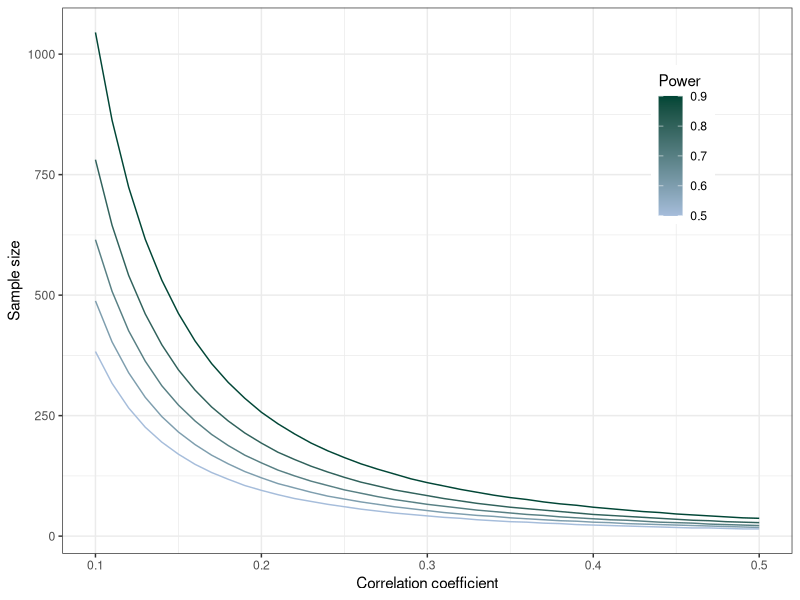

Write the R code that produced this figure.
# Power analysis in R
# Created by Jeremy Yoder
# 2024.10.23

# clear the environment and load the tidyverse
rm(list=ls())
library("tidyverse")

# Power refers to the probability that a particular statistical test will find
# a significant TRUE effect. It depends on the size of the effect you expect to
# find, the variation around the effect, AND the size of the sample you use to 
# test for the effect. 

# Imagine you're doing a one-sample t-test. This tests the hypothesis that your
# sample mean differs from some a priori value, often just zero. The null 
# distribution for the test defines a minimum value of the t-statistic (your 
# sample mean divided by the standard error) at which there is a probability 
# less than alpha (usually less than 0.05) that you could obtain a given t-
# statistic from a population with a true mean equal to zero. That minimum value
# is your critical t-statistic. 

# Because the real world is variable, a sample drawn from a population with a 
# true difference from your null may, by chance, still have a t-statistic that 
# falls below the critical t-statistic, if the variation around your observed 
# t-statistic is wide enough. That variation is a function of your confidence
# interval, such that a bigger sample size, which means a smaller CI, will reduce
# the probability that you could get an observed t-statistic below the critical
# value from a sample that really does differ from the null.

# Power analysis attempts to evaluate these factors, which all depend on (1) the
# statistical test you're planning to use, (2) the effect size you expect to see,
# and (3) the sample size, and therefore the CI around the expected effect size.
# In practice, you can use power analysis to determine whether your experimental
# plan will give you a big enough sample size to detect the effect you expect.
# If it won't, you can (hopefully) plan to increase sample size, or otherwise
# re-design your experiment, until you do have sufficient power.

# We'll use functions found in the `pwr` package, which provides options for a 
# number of GLM-type tests.
library("pwr")

# Consider a two-sample t-test. Let's say you want to test the effectiveness of
# a herbicide in keeping broadleaf weeds from establishing in campus lawns. You
# lay out 0.5-meter^2 survey quadrats across the library quad, and apply 
# herbicide to half of them. A month later you survey the percent cover of weeds
# in each quadrat, and compare weed cover in the treated quadrats to the 
# untreated ones. 

# You know, before starting, that the lawn has an average of 20% weed cover, and
# you hypothesize that the herbicide will bring this down to 5%. You find that 
# variation among quadrats on untreated lawn means the standard deviation of 
# weed cover is 2.5%. In this context, your effect size is (5-20)/(2.5) = -6.
# How many quadrats would you have to survey to be sure to detect an effect that
# big? Is five of each treatment (herbicide or control) enough?

pwr.t.test(n=5, d=-6, sig.level=0.05, type="two.sample")

# According to this, yes! You'd have power = 1, or 100% probability of detecting
# that effect with 5 quadrats in each treatment. What if the effect were smaller?
# Let's say the herbicide only cuts weed cover to 10%. That would be an
# effect of (10-20)/2.5 = -4:

pwr.t.test(n=5, d=-4, sig.level=0.05, type="two.sample")

# You've still got very good power, but not as much. What if the herbicide only
# cuts weed cover to 15%?

pwr.t.test(n=5, d=-2, sig.level=0.05, type="two.sample")

# Now power is reduced to 0.79 --- you have a more than 20% chance of failing to
# find a real effect this small, in a sample of 5 quadrats in each treatment.
# But you might be able to add quadrats! Try boosting the sample size:

pwr.t.test(n=10, d=-2, sig.level=0.05, type="two.sample")

# Doubling the sample size increases your power to find a smaller effect.

# The functions in `pwr` also let you determine other variables in the set
# of sample size, effect size, significance level, and power. If we run the
# `pwr.t.test()` function as we have above, but leave out effect --- and instead
# set power = 0.95, meaning we would reliably identify a true effect 95% of the
# time --- we can get the MINIMUM effect we'd be able to detect with that power
# or better for a given sample size and significance level:

pwr.t.test(n=5, sig.level=0.05, power=0.95, type="two.sample")

# The `pwr` package offers similar functions for a number of other common tests.
# These have their own effect sizes, however, which can be complicated. For 
# instance, a one-way ANOVA with fully balanced sampling (equal n per group) has
# an effect modeled as f, roughly equal to the square root of the sum of squares,
# which incorporates variation across the full dataset and within groups defined
# by the single predictor factor.

# An f-value of 0.25 is considered a "medium" effect, and here's how it plays
# out in the one-way ANOVA power test for a TOTAL sample of 20 observations in
# 4 treatment groups:

pwr.anova.test(k=4, n=20, f=0.25, sig.level=0.05)

# We only have 42% probability of correctly identifying a true "medium" effect!
# How big would the sample size need to be to boost power to 0.95 for an effect
# of this size? Use the `pwr.anova.test()` function to calculate it:

# YOUR CODE HERE

# The base-R package `stats` has an alternative anova power test, that takes
# number of groups, n per group, and between- and within-group variance, rather
# than a formal effect size. 

power.anova.test(groups=4, n=5, between.var=25, within.var=100, sig.level=0.05)

# The `pwr` package also has a function for power in correlation tests --- and, 
# conveniently, it uses the correlation coefficient itself, r, 
# as the effect size:

pwr.r.test(10, r=0.1, sig.level=0.05, alternative="two.sided")

# We have VERY low power to find a correlation of 0.1 with only 10 observations.
# What sample size would we need for 95% power? Use the `pwr.r.test()` function
# to find it:

# YOUR CODE HERE

# Rather than plugging in individual sets of options and getting back one value,
# we can also use these functions to compare how power changes with sample or
# effect size. Let's try that out with some R code, to look at power to detect
# correlations, again:

# First, define a range of correlations we expect to see:
rs <- seq(0.1, 0.5, by=0.01)

# And the range of power that interests us:
powers <- seq(0.5, 0.9, by=0.1)

# We can set up a data frame with each combination of r and power this way:
CorPower <- expand.grid(r=rs, power=powers) 
glimpse(CorPower)

# We'll assume we use alpha=0.05 in all tests, and then we can calculate the
# sample size we'd need to detect each correlation value with a given power. 
# We're using a very useful R function called `mapply()` (for 'multivariate 
# apply') to run the `pwr.r.test()` function on every combination of correlation
# effect and power in the CorPower dataframe:

CorPower$sample_n <- mapply(
  function(r,p) floor(pwr.r.test(r=r, sig.level=0.05, power=p)$n), 
  CorPower$r, CorPower$pow
  )

# (The `floor()` function is there to round estimated sample sizes down to the
# nearest integer --- otherwise the function will return fractional n values,
# which doesn't make much sense.)

glimpse(CorPower) # And here's our data

# Now let's visualize it:

ggplot(CorPower, aes(x=r, y=sample_n, color=power, group=factor(power))) + 
  geom_line() + 
  scale_color_gradient(low="#a6bddb", high="#014636", name="Power") + 
  labs(x="Correlation coefficient", y="Sample size") +
  theme_bw() + theme(legend.position=c(0.85,0.75))

# You should see that, in general, smaller samples are needed to detect larger
# correlations, and that this contrast is stronger when you increase the 
# power desired. That is, it takes a bigger sample to detect a given 
# correlation with 90% power than it does to detect the same correlation with
# 70% power. 

# This kind of analysis, looking at the relationships between power, sample 
# size, and effect size, can help define your options for planning an 
# experiment. It's probably impractical to hope for 90% power to detect a 
# correlation of 0.1 --- but smaller samples may still have good power to 
# detect biologically relevant correlations.

# Details on the functions in the `pwr` package, and the formulas for the effect
# sizes they work with, are at https://www.statmethods.net/stats/power.html
